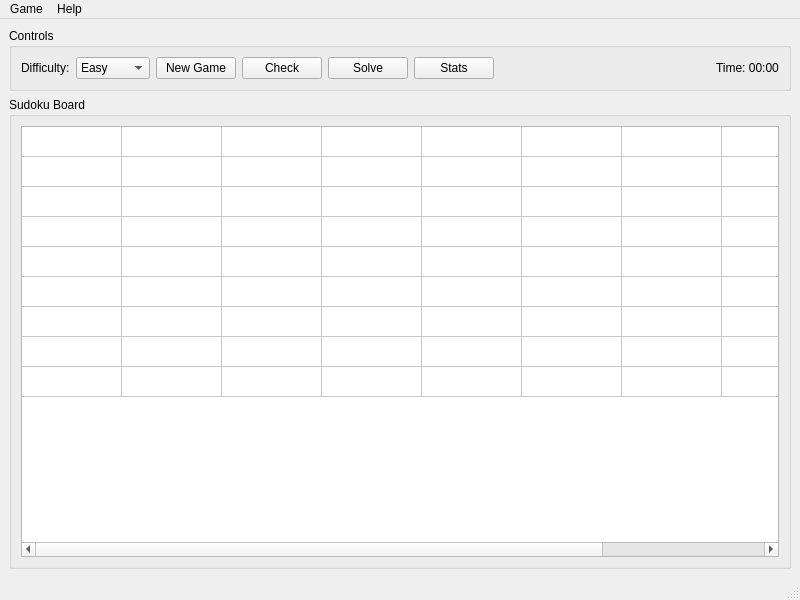
<?xml version="1.0" encoding="UTF-8"?>
<ui version="4.0">
 <class>MainWindow</class>
 <widget class="QMainWindow" name="MainWindow">
  <property name="geometry">
   <rect>
    <x>0</x>
    <y>0</y>
    <width>800</width>
    <height>600</height>
   </rect>
  </property>
  <property name="windowTitle">
   <string>Sudoku</string>
  </property>
  <widget class="QWidget" name="centralwidget">
   <layout class="QVBoxLayout" name="verticalLayout">
    <item>
     <widget class="QGroupBox" name="groupControls">
      <property name="title">
       <string>Controls</string>
      </property>
      <layout class="QHBoxLayout" name="horizontalLayout">
       <item>
        <widget class="QLabel" name="labelDifficulty">
         <property name="text">
          <string>Difficulty:</string>
         </property>
        </widget>
       </item>
       <item>
        <widget class="QComboBox" name="comboDifficulty">
         <item>
          <property name="text">
           <string>Easy</string>
          </property>
         </item>
         <item>
          <property name="text">
           <string>Medium</string>
          </property>
         </item>
         <item>
          <property name="text">
           <string>Hard</string>
          </property>
         </item>
        </widget>
       </item>
       <item>
        <widget class="QPushButton" name="btnNewGame">
         <property name="text">
          <string>New Game</string>
         </property>
        </widget>
       </item>
       <item>
        <widget class="QPushButton" name="btnCheck">
         <property name="text">
          <string>Check</string>
         </property>
        </widget>
       </item>
       <item>
        <widget class="QPushButton" name="btnSolve">
         <property name="text">
          <string>Solve</string>
         </property>
        </widget>
       </item>
             <item>
                <widget class="QPushButton" name="btnStats">
                 <property name="text">
                    <string>Stats</string>
                 </property>
                </widget>
             </item>
       <item>
        <spacer name="horizontalSpacer">
         <property name="orientation">
          <enum>Qt::Horizontal</enum>
         </property>
         <property name="sizeHint" stdset="0">
          <size>
           <width>40</width>
           <height>20</height>
          </size>
         </property>
        </spacer>
       </item>
       <item>
        <widget class="QLabel" name="labelTimer">
         <property name="text">
          <string>Time: 00:00</string>
         </property>
        </widget>
       </item>
      </layout>
     </widget>
    </item>
    <item>
     <widget class="QGroupBox" name="groupBoard">
      <property name="title">
       <string>Sudoku Board</string>
      </property>
      <layout class="QVBoxLayout" name="verticalLayoutBoard">
       <item>
        <widget class="QTableWidget" name="tableSudoku">
         <property name="rowCount">
          <number>9</number>
         </property>
         <property name="columnCount">
          <number>9</number>
         </property>
         <property name="selectionMode">
          <enum>QAbstractItemView::SingleSelection</enum>
         </property>
         <property name="selectionBehavior">
          <enum>QAbstractItemView::SelectItems</enum>
         </property>
         <property name="showGrid">
          <bool>true</bool>
         </property>
         <property name="gridStyle">
          <enum>Qt::SolidLine</enum>
         </property>
         <property name="editTriggers">
          <set>QAbstractItemView::AllEditTriggers</set>
         </property>
         <attribute name="horizontalHeaderVisible">
          <bool>false</bool>
         </attribute>
         <attribute name="verticalHeaderVisible">
          <bool>false</bool>
         </attribute>
         <column>
          <property name="text">
           <string/>
          </property>
         </column>
         <column>
          <property name="text">
           <string/>
          </property>
         </column>
         <column>
          <property name="text">
           <string/>
          </property>
         </column>
         <column>
          <property name="text">
           <string/>
          </property>
         </column>
         <column>
          <property name="text">
           <string/>
          </property>
         </column>
         <column>
          <property name="text">
           <string/>
          </property>
         </column>
         <column>
          <property name="text">
           <string/>
          </property>
         </column>
         <column>
          <property name="text">
           <string/>
          </property>
         </column>
         <column>
          <property name="text">
           <string/>
          </property>
         </column>
        </widget>
       </item>
      </layout>
     </widget>
    </item>
   </layout>
  </widget>
  <widget class="QMenuBar" name="menubar">
   <property name="geometry">
    <rect>
     <x>0</x>
     <y>0</y>
     <width>800</width>
     <height>22</height>
    </rect>
   </property>
   <widget class="QMenu" name="menuGame">
    <property name="title">
     <string>Game</string>
    </property>
    <addaction name="actionNewGame"/>
    <addaction name="actionReset"/>
    <addaction name="separator"/>
    <addaction name="actionExit"/>
   </widget>
   <widget class="QMenu" name="menuHelp">
    <property name="title">
     <string>Help</string>
    </property>
    <addaction name="actionAbout"/>
   </widget>
   <addaction name="menuGame"/>
   <addaction name="menuHelp"/>
  </widget>
  <widget class="QStatusBar" name="statusbar"/>
  <action name="actionNewGame">
   <property name="text">
    <string>New Game</string>
   </property>
  </action>
  <action name="actionReset">
   <property name="text">
    <string>Reset</string>
   </property>
  </action>
  <action name="actionExit">
   <property name="text">
    <string>Exit</string>
   </property>
  </action>
  <action name="actionAbout">
   <property name="text">
    <string>About</string>
   </property>
  </action>
 </widget>
 <resources/>
 <connections/>
</ui>
